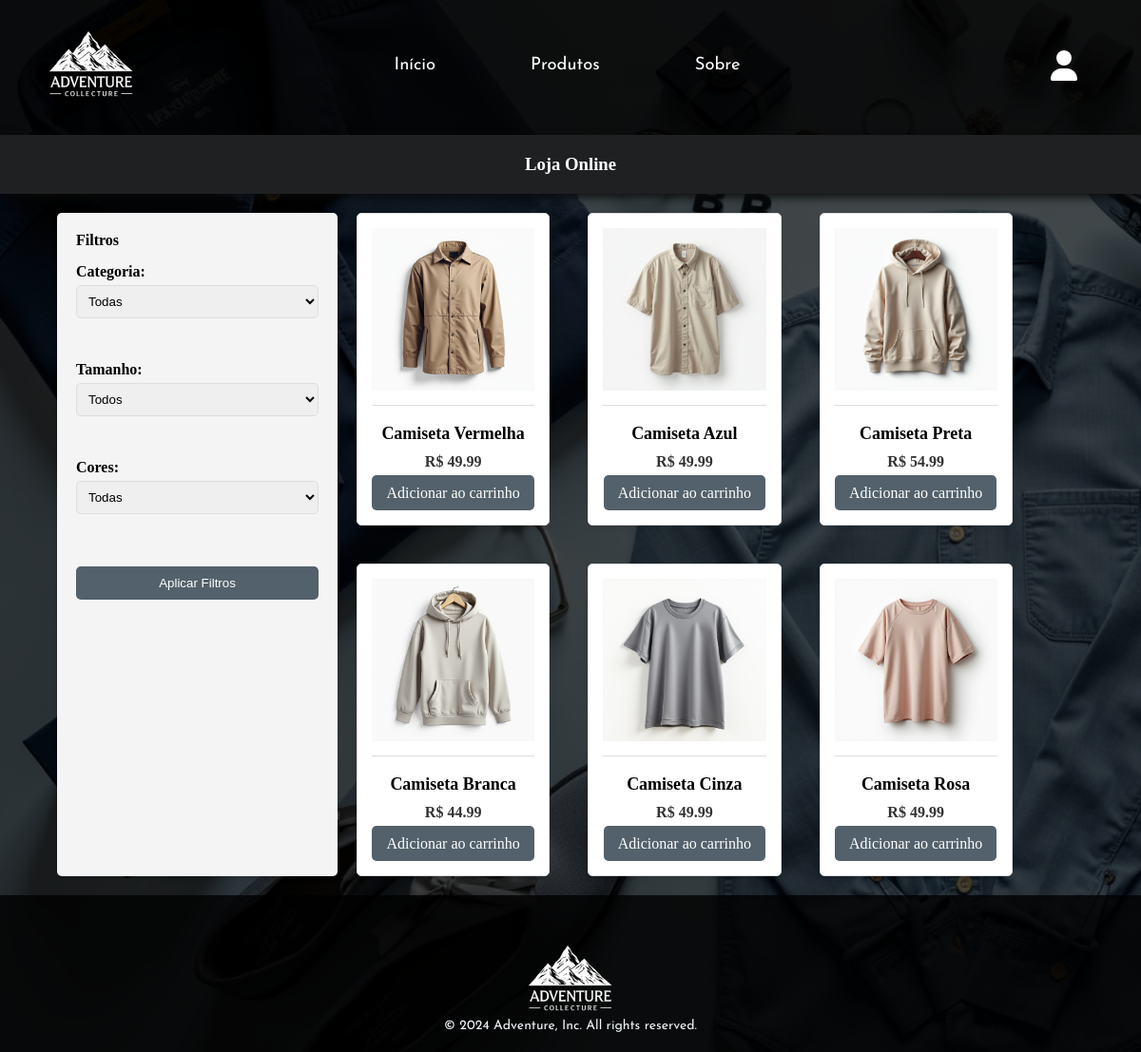
The page /public/index.php?a=loja on the database its author committed.
### tables this page shows
CREATE TABLE IF NOT EXISTS produtos (
  id INT PRIMARY KEY NOT NULL AUTO_INCREMENT,
  nome_produto VARCHAR(100) NOT NULL,
  descricao TEXT NOT NULL,
  preco DECIMAL(10,2) NOT NULL,
  categoria_id INT NOT NULL,
  tamanho_id INT NOT NULL,
  cor_id INT NOT NULL,
  imagem_produto VARCHAR(255),
  visivel TINYINT,
  data_criacao DATETIME NOT NULL DEFAULT CURRENT_TIMESTAMP,
  data_atualizacao DATETIME NOT NULL DEFAULT CURRENT_TIMESTAMP ON UPDATE CURRENT_TIMESTAMP,
  FOREIGN KEY (categoria_id) REFERENCES produto_categoria (id),
  FOREIGN KEY (tamanho_id) REFERENCES produto_tamanho (id),
  FOREIGN KEY (cor_id) REFERENCES produto_cores (id)
);

### core/controllers/Main.php (called while the page is built, shortened)
<?php
class Main{
    public function loja(){
        $produtos = new Produtos();
        $listarProdutos = $produtos->listarProdutos();
        $listarCategoria = $produtos->listarCategoria();
        $listarTamanho = $produtos->listarTamanho();
        $listarCor = $produtos->listarCor();
        Store::Layout([
            'layout/html_header',
            'layout/header',
            'loja',
            'layout/footer',
            'layout/html_footer',
        ], ['produtos' => $listarProdutos,
            'categorias' => $listarCategoria,
            'tamanhos' => $listarTamanho,
            'cores' => $listarCor]);
    }
}

### core/rotas.php (called while the page is built, shortened)
<?php
$rotas = [
    'inicio' => 'main@index',
    'loja' => 'main@loja',
    'sobre' => 'main@sobre',
    'carrinho' => 'main@carrinho',
    'user_account' => 'main@user_account',
    'logout' => 'main@logout',
    'login' => 'main@login',
    'registrar_usuario' => 'main@registrar_usuario',
    'criar_cliente' => 'main@criar_cliente',
    'registro_endereco' => 'main@registro_endereco',
    'criar_endereco' => 'main@criar_endereco',
    'formulario-duvidas' => 'main@formDuvidas',
    'confirmar_email' => 'main@confirmar_email',
    'login_submit' => 'main@login_submit',
    'filtrar_produtos' => 'main@filtrar_produtos',
];
$acao = 'inicio';
if(isset($_GET['a'])){
    if(!key_exists($_GET['a'], $rotas)){
        $acao = 'inicio';
    } else{
        $acao = $_GET['a'];
    }
}
$partes = explode('@', $rotas[$acao]);
$metodo = $partes[1];
$ctr = new $controlador();
$ctr->$metodo();

### public/index.php (called while the page is built, shortened)
<?php
require_once('../core/rotas.php');

### core/classes/Database.php (called while the page is built, shortened)
<?php
class Database{
    private $conexao;
    private function conectar(){
        $this->conexao = new PDO(
            'mysql:'.
            'host='.MYSQL_SERVER.';'.
            'dbname='.MYSQL_DATABASE.';'.
            'charset='.MYSQL_CHARSET,
            MYSQL_USER,
            MYSQL_PASS,
            array(PDO::ATTR_PERSISTENT => true)
        );
        $this->conexao->setAttribute(PDO::ATTR_ERRMODE, PDO::ERRMODE_WARNING);
    }
    private function desconectar(){
        $this->conexao = null;
    }
    public function select($sql, $param = null){
        $res = null;
        try{
            if(!empty($param)){
                $exe = $this->conexao->prepare($sql);
                $exe->execute($param);
                $res = $exe->fetchAll(PDO::FETCH_CLASS);
            } else{
                $exe = $this->conexao->prepare($sql);
                $exe->execute();
                $res = $exe->fetchAll(PDO::FETCH_CLASS);
            }
        }catch(PDOException $e){
            echo $e;
        }
        return $res;
    }
};

### core/models/Produtos.php (called while the page is built, shortened)
<?php
class Produtos {
    public function listarProdutos(){
        $sql = new Database();
        $resultado = $sql->select("SELECT * FROM produtos where visivel = 1");
        return $resultado;
    }
}

### core/views/loja.php (the view, shortened to what this page needs)
<link rel="stylesheet" href="assets/css/produtos_loja.css">
<div class="page-container">
    <header class="header">
        <h3>Loja Online</h3>
    </header>
    <div class="container content">
        <aside class="sidebar">
            <h4>Filtros</h4>
            <form action="?a=filtrar_produtos" method="POST">
            <div class="filter-group">
                <label for="categoria">Categoria:</label>
                <select id="categoria" name="id_categoria">
                    <option value="null">Todas</option>
                </select>
            </div>
            <div class="filter-group">
                <label for="tamanho">Tamanho:</label>
                <select id="tamanho" name="id_tamanho">
                    <option value="null">Todos</option>
                </select>
            </div>
            <div class="filter-group">
                <label for="cor">Cores:</label>
                <select id="cor" name="id_cor">
                    <option value="null">Todas</option>
                </select>
            </div>
            <button type="submit" class="btn">Aplicar Filtros</button>
        </form>
        </aside>
        <main class="products">
            <?php foreach ($produtos as $produto): ?>
                <div class="product-card">
                    <img src="assets/images/<?= $produto->imagem_produto ?>" alt="<?= $produto->nome_produto ?>">
                    <h5><?= $produto->nome_produto ?></h5>
                    <h4>R$ <?= $produto->preco ?></h4>
                    <a href="#" class="btn">Adicionar ao carrinho</a>
                </div>
            <?php endforeach; ?>
        </main>
    </div>
</div>

### core/classes/Store.php (shortened to what this page needs)
<?php
class Store{
    public static function Layout($estruturas, $dados= null){
        foreach($estruturas as $estrutura){
            include("../core/views/$estrutura.php");
        }
    }
    public static function clienteLogado(){
        return isset($_SESSION['cliente']);
    }
};

### core/views/layout/html_header.php (shortened to what this page needs)
<!DOCTYPE html>
<html lang="en">
<head>
    <link rel="stylesheet" href="assets/css/header-footer.css">
    <link href='https://unpkg.com/boxicons@2.1.4/css/boxicons.min.css' rel='stylesheet'>
</head>
<body>

### core/views/layout/header.php (shortened to what this page needs)
<header>
    <nav class="nav-bar">
                <div class="logo">
                    <a href="?a=inicio"><img src="assets/images/header-logo.png" alt=""></a>
                </div>
                <div class="nav-list">
                    <ul>
                        <li class="nav-item"><a href="?a=inicio" class="nav-link">Início</a></li>
                        <li class="nav-item"><a href="?a=loja" class="nav-link">Produtos</a></li>
                        <li class="nav-item"><a href="?a=sobre" class="nav-link"> Sobre</a></li>
                    </ul>
                </div>
                <div class="login-button">
                    <?php if(Store::clienteLogado()):?>
                    <div class="dropdown">
                        <img src="assets/images/user-solid.svg" alt="">
                        <div class="dropdown-menu">
                            <li><a href="?a=user-account">Conta</a></li>
                            <li><a href="?a=logout">Sair</a></li>
                        </div>
                    </div>
                <?php else:?>
                    <div class="dropdown">
                        <img src="assets/images/user-solid.svg" alt="">
                    </div>
                </div>
                <?php endif;?>
    </nav>
</header>

### core/views/layout/footer.php
<footer>
    <div class="logo-footer">
        <img src="assets/images/header-logo.png" alt="Adventure Logo">
    </div>
    <div class="texto-footer">
        <p>© 2024 Adventure, Inc. All rights reserved.</p>
    </div>
</footer>

### core/views/layout/html_footer.php (shortened to what this page needs)
</body>
</html>

### public/assets/css/header-footer.css (style rules this page uses)
* { padding: 0; margin: 0; }
body { background-image: url('../images/create_an_image_for_the_background_of_a_custom_clothing_and_gift_store_website_the_design_should_fe_yrbpkjvygbdxto4npr0o_3.png'); background-size: cover; background-color: rgba(0, 0, 0, 0.7); background-blend-mode: darken; background-repeat: no-repeat; }
nav { display: flex; align-items: center; justify-content: space-between; flex-direction: row; background-color: rgba(0, 0, 0, 0.8); }
header { box-shadow: 0px 3px 10px #0a0a0a; }
.nav-bar { display: flex; justify-content: space-between; padding-inline: 1.7rem; }
.logo { display: flex; align-items: center; max-height: 150px; }
.nav-list { display: flex; align-items: center; }
.nav-list ul { display: flex; justify-content: center; list-style: none; }
.nav-item { margin: 0 50px; }
.nav-link { text-decoration: none; font-size: 1.15rem; color: #fff; text-decoration: none; color: #fff; font-family: "Josefin Sans", sans-serif; font-weight: 400; }
.nav-link { text-decoration: none; font-size: 1.15rem; color: #fff; font-weight: 400; position: relative; display: inline-block; padding-bottom: 5px; }
.nav-link::after { content: ''; position: absolute; width: 0; height: 2px; background-color: #ffffff; left: 0; bottom: 0; transition: width 0.3s ease-in-out; }
.login-button, .login-button img { padding-inline: 20px; }
.dropdown { position: relative; display: inline-block; }
.dropdown img { margin-left: 37px; align-items: center; }
footer { display: block; background-color: rgba(0, 0, 0, 0.8); color: #F0F5F9; text-align: center; padding: 20px; position: relative; bottom: 0; height: auto; }
.logo-footer { margin-bottom: 10px; max-height: 100px; align-items: center; }
.texto-footer p { font-family: "Josefin Sans", sans-serif; font-size: 14px; margin: 0; text-align: center; }
.texto-footer { font-family: "Josefin Sans", sans-serif; font-weight: 400; text-align: center; justify-content: center; align-items: center; display: flex; }

### public/assets/css/produtos_loja.css (style rules this page uses)
.page-container { min-height: 100vh; display: flex; flex-direction: column; justify-content: space-between; }
.header { text-align: center; background-color: #1e2022; color: white; padding: 20px 0; position: sticky; top: 0; z-index: 10; }
.container { padding: 20px 5%; display: flex; flex: 1; gap: 20px; justify-content: space-between; }
.sidebar { width: 25%; background-color: #f4f4f4; padding: 20px; border-radius: 5px; box-shadow: 0 2px 5px rgba(0, 0, 0, 0.1); }
.sidebar h4 { position: sticky; top: 80px; z-index: 1; }
.sidebar form { position: sticky; top: 109px; z-index: 5; }
.sidebar h4 { margin-bottom: 15px; }
.filter-group { margin-bottom: 15px; display: flex; flex-direction: column; }
.filter-group label { margin-bottom: 5px; font-weight: bold; }
.filter-group input, .filter-group select { padding: 8px; border: 1px solid #ddd; border-radius: 5px; margin-bottom: 30px; }
.sidebar .btn { background-color: #52616b; color: white; border: none; padding: 10px 15px; border-radius: 5px; cursor: pointer; width: 100%; margin-top: 10px; }
.products { display: flex; flex-wrap: wrap; gap: 40px; justify-content: flex-start; width: 75%; }
.product-card { background-color: #fff; border: 1px solid #ddd; border-radius: 5px; width: calc(25% - 20px); box-shadow: 0 2px 5px rgba(0, 0, 0, 0.1); padding: 15px; text-align: center; }
.product-card img { max-width: 100%; height: auto; border-bottom: 1px solid #ddd; padding-bottom: 15px; margin-bottom: 15px; }
.product-card h5 { font-size: 18px; margin-bottom: 10px; }
.product-card h4 { font-size: 16px; color: #333; margin-bottom: 15px; }
.product-card .btn { background-color: #52616b; color: white; padding: 10px 15px; border-radius: 5px; text-decoration: none; cursor: pointer; }

### rows shown on the page
produtos: imagem_produto (picture), nome_produto "Camiseta Vermelha", preco "49.99"
produtos: imagem_produto (picture), nome_produto "Camiseta Azul", preco "49.99"
produtos: imagem_produto (picture), nome_produto "Camiseta Preta", preco "54.99"
produtos: imagem_produto (picture), nome_produto "Camiseta Branca", preco "44.99"
produtos: imagem_produto (picture), nome_produto "Camiseta Cinza", preco "49.99"
produtos: imagem_produto (picture), nome_produto "Camiseta Rosa", preco "49.99"
